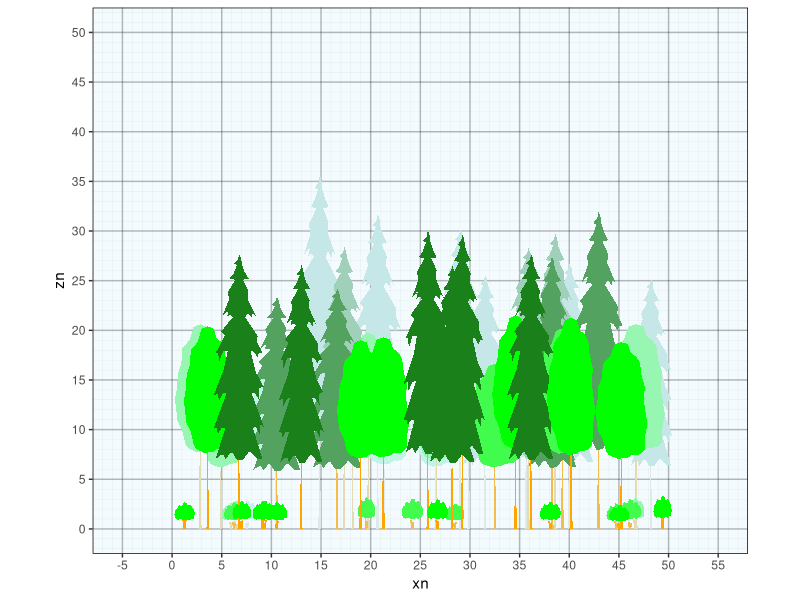

The R source for this figure:
library(dplyr)
library(ggplot2)

setwd(dirname(rstudioapi::getActiveDocumentContext()$path))

make_hex_stand <- function(hects=1, minsize=1){
  #scale larger
  x = (1:(100*hects))
  y = (1:(116*hects))
  set.seed(42)
  m <- merge(x,y) |> as.data.frame()
  m <- m |> mutate(x = ifelse(floor(y/2)==y/2, x-0.5,x), y = round(y*(3^0.5)/2,2), wt=1)
  pref=3
  f= pref^1
  mx1 <- merge(x*f,y*f) |> as.data.frame() |> mutate(x = ifelse(floor(y/2)==y/2, x-f*0.5,x), y = round(y*(3^0.5)/2,2), wt=f^2)  |> subset(x <=100*hects & y <= 100*hects)
  f = pref^2
  mx2 <- merge(x*f,y*f) |> as.data.frame() |> mutate(x = ifelse(floor(y/2)==y/2, x-f*0.5,x), y = round(y*(3^0.5)/2,2), wt=f^2)  |> subset(x <=100*hects & y <= 100*hects)
  f = pref^3
  mx3 <- merge(x*f,y*f) |> as.data.frame() |> mutate(x = ifelse(floor(y/2)==y/2, x-f*0.5,x), y = round(y*(3^0.5)/2,2), wt=f^2)  |> subset(x <=100*hects & y <= 100*hects)
  mm <- rbind(m,mx1,mx2,mx3) |> group_by(x,y) |> summarise(wt=max(wt)) |> as.data.frame()
  mm <- mm |> mutate(x = x*minsize, y = y*minsize)
  colnames(mm) <- c('xp','yp','wt')
  rownames(mm) <- 1:nrow(mm) |> as.numeric()
  mm$stumpid <- rownames(mm)
  return(mm)
}

# ggplot()+
#   geom_point(data=stand, aes(x=x,y=z,size=wt), color='white')+
#   geom_point(data=stand1, aes(x=x,y=z), color='pink', size=0.5) +
#   geom_point(data=stumps, aes(x=x,y=z), color='black', size=0.5)+
#   coord_fixed(ratio = 1)





conifer1 <- read.csv('conifer1.csv') |> data.frame(name='conifer1', fill=rgb(0.1,0.5,0.1), color='darkgreen')
conifer2 <- read.csv('conifer2.csv') |> data.frame(name='conifer2', fill='darkgreen', color='darkgreen')
cloud1 <- read.csv('cloud1.csv') |> data.frame(name='cloud1', fill='green', color='darkgreen')
flattop <- read.csv('flattop.csv') |> data.frame(name='flattop', fill='green', color='darkgreen')
flattop2 <- read.csv('flattop2.csv') |> data.frame(name='flattop2', fill='green', color='darkgreen')
blob <- read.csv('blob.csv') |> data.frame(name='blob', fill='green', color='darkgreen')
palm <- read.csv('palm.csv') |> data.frame(name='palm', fill='green', color='darkgreen')|> mutate(x=round(x,2),y=round(y,2))
trunk <- read.csv('trunk.csv') |> data.frame(name='trunk', fill='orange', color='brown')|> mutate(x=round(x,2),y=round(y,2))
triangle <- data.frame(x=c(-0.5, 0, 0.5),y=c(0, 1, 0), name='triangle', fill='darkgreen', color='darkgreen')
dome <- data.frame(x=c(-1,
                       -0.9,
                       -0.75,
                       -0.5,
                       -0.25,
                       0,
                       0.25,
                       0.5,
                       0.75,
                       0.9,
                       1)/2,
                   y=(c(0,
                        0.5,
                        0.7,
                        0.9,
                        0.95,
                        1.00,
                        0.95,
                        0.9,
                        0.7,
                        0.5,
                        0)), name='dome', fill='green', color='darkgreen')
sticks <- data.frame(x=c(-0.075,-0.13,-0.12,-0.025,-0.005,0.005,0.025,0.12,0.13,0.075),y=c(0,1,1,0,1,1,0,1,1,0), name='sticks', fill='orange', color='brown')


grass <- data.frame(x=c(-0.3, -0.5, -0.1,  0.0,  0.1,  0.5,  0.3), y=c(0,0.85,0,1,0,0.85,0), name='grass', fill='green', color='darkgreen')


forb <- data.frame(x=c(-0.04, -0.04, -0.32, -0.38, -0.45, -0.50, -0.45, -0.38, -0.32, -0.04, -0.04, -0.13, -0.12,  0.00,  0.10,  0.12,  0.03,  0.04,  0.29,  0.34,  0.44,  0.50,  0.43,  0.34,  0.30, 0.04, 0.05, -0.04), 
                          y=c(0, 0.39, 0.57, 0.52, 0.52, 0.61, 0.7, 0.7, 0.61, 0.45, 0.78, 0.82, 0.95, 1, 0.95, 0.82, 0.78, 0.45, 0.68, 0.76, 0.77, 0.68, 0.59, 0.59, 0.63, 0.39, 0, 0), name='forb', fill='green', color='darkgreen')
fern <- data.frame(x=c(-0.09, -0.12, -0.16, -0.22, -0.31, -0.50, -0.28, -0.12, -0.15, -0.10, -0.06, -0.06, -0.13, -0.05, -0.01,  0.06,  0.02,  0.00,  0.03, -0.05, -0.04,  0.02,  0.10,  0.09,  0.24, 0.50,  0.27,  0.17,  0.11,  0.03, -0.03, -0.09), 
                          y=c(0, 0.13, 0.2, 0.1, 0.29, 0.41, 0.43, 0.32, 0.24, 0.15, 0.02, 0.38, 0.44, 0.88, 0.96, 1, 0.94, 0.85, 0.42, 0.38, 0.03, 0.16, 0.28, 0.4, 0.45, 0.44, 0.27, 0.12, 0.25, 0.13, 0, 0), name='fern', fill='green', color='darkgreen')

shapes <- rbind(conifer1,conifer2,cloud1,flattop,flattop2,blob,trunk,triangle,dome,sticks,grass,forb,fern)
colnames(shapes) <- c("x","z","shape","fill","color")
# ggplot() +geom_polygon(data=shapes, aes(x=x,y=z,  group = shape, fill=fill, color=color), alpha=0.8)


ht.max = 5
ht.min = 2
crwd = 2
dbh = 30

colormixer <- function(colorname, mixcolor, p){
  ccc <- col2rgb(colorname)
  ccc <- data.frame(r = ccc[1,],   g = ccc[2,],   b = ccc[3,])
  mmm <- col2rgb(mixcolor)
  new <- ccc |> mutate(r = r*(1-p)+mmm[1,1]*p,
                       g = g*(1-p)+mmm[2,1]*p,
                       b = b*(1-p)+mmm[3,1]*p)
  new <- rgb(new$r/255,new$g/255,new$b/255)
  return(new)
}

make_tree <- function(ht.max, ht.min,crwd,dbh, crshape, stshape){
  crown <- subset(shapes, shape %in% crshape) |> mutate(x=x*crwd, z=z*(ht.max-ht.min)+ht.min, obj='crown')
  base <- subset(shapes, shape %in% stshape) |> mutate(x=x*dbh/100*1.1, z=z*(ht.min), obj='stem') 
  tree = rbind(crown, base)
  tree$ptord <- rownames(tree) |> as.numeric()
  return(tree)}
make_shrub <- function(ht.max, ht.min,crwd, crshape, stshape){
  crown <- subset(shapes, shape %in% crshape)  |> mutate(x=x*crwd, z=z*(ht.max-ht.min)+ht.min, obj='crown')
  base <- subset(shapes, shape %in% stshape) |> mutate(x=x*crwd*0.8, z=z*(ht.min), obj='stem') 
  shrub = rbind(crown, base)
  shrub$ptord <- rownames(shrub) |> as.numeric()
  return(shrub)}

tree <- make_tree(ht.max=20,ht.min=7.5,crwd = 5,dbh = 30, crshape='blob', stshape='trunk') 
tree2 <- make_tree(ht.max=30,ht.min=7.5,crwd = 5,dbh = 30, crshape='conifer1', stshape='trunk')  
shrub <- make_shrub(ht.max=3,ht.min=1,crwd=2, crshape='cloud1', stshape='sticks')  


stand <- make_hex_stand(0.5,1) |> subset(yp >= 0 & yp < 50) |> mutate(wtn = wt, stratid = NA)
strats <- data.frame(stratid = c(1:3), stems = c(20,20,20))
for (i in 1:nrow(strats)){#i=1
  thistrat = strats$stratid[i]
  nstems = strats$stems[i]
  newstumps <- sample(stand$stumpid, size = nstems, prob = stand$wtn)
  stand <- stand |> mutate(wtn = ifelse(stand$stumpid %in% newstumps, 0, wtn), 
                           stratid = ifelse(stand$stumpid %in% newstumps, thistrat,stratid))
}
stumps1 <- stand |> subset(stratid %in% 1)
stumps2 <- stand |> subset(stratid %in% 2)
stumps3 <- stand |> subset(stratid %in% 3)

trees0 <- merge(stumps1, tree) |> mutate(objid = paste0(obj,stumpid))
trees1 <- merge(stumps2, tree2)  |> mutate(objid = paste0(obj,stumpid))
shrubs <- merge(stumps3, shrub)  |> mutate(objid = paste0(obj,stumpid))
plants <- rbind(trees0, trees1, shrubs)

#randomize sizes and positions
plants <- plants |> group_by(stumpid) |> 
  mutate(ht.max = max(z), crwd = max(x)-min(x),
         xpp = xp + runif(1, min = -0.5, max = 0.5),#shift position on grid
         zr = rnorm(1,ht.max, ht.max/10)/ht.max,#deviation in height
         xr = (rnorm(1,ht.max, ht.max/10)/ht.max+rnorm(1,crwd, crwd/10)/crwd)/2,#deviation in width partially related to height
         xn = x*xr+xpp,#resized width and put on new position
         zn = z*zr*(1-1/15))#resized height adjusted downward show that variation is less than max height in the field

#rearrange stems depth drawing order
plants <- plants |> arrange(yp,stumpid, objid, ptord)
ypmax <- max(plants$yp)
ypmin <- min(plants$yp)
ypwid <- ypmax-ypmin
plants <- plants |> mutate(slice = case_when(yp < ypmin+ypwid/4 ~ 0,
                                   yp < ypmin+2*ypwid/4 ~ 1,
                                   yp < ypmin+3*ypwid/4 ~ 2,
                                   TRUE ~ 3))

crowns0 <- plants |> subset(slice == 0 & obj %in% 'crown') |> 
  mutate(fill=colormixer(fill, "#D9F2FF", 0.9), color=colormixer(color, "#D9F2FF", 0.9))
crowns1 <- plants |> subset(slice == 1 & obj %in% 'crown') |> 
  mutate(fill=colormixer(fill, "#D9F2FF", 0.7), color=colormixer(color, "#D9F2FF", 0.7))
crowns2 <- plants |> subset(slice == 2 & obj %in% 'crown')|> 
  mutate(fill=colormixer(fill, "#D9F2FF", 0.3), color=colormixer(color, "#D9F2FF", 0.3))
crowns3 <- plants |> subset(slice == 3 & obj %in% 'crown')

stems0 <- plants |> subset(slice == 0 & obj %in% 'stem')|> 
  mutate(fill=colormixer(fill, "#D9F2FF", 0.9), color=colormixer(color, "#D9F2FF", 0.9))
stems1 <- plants |> subset(slice == 1 & obj %in% 'stem')|> 
  mutate(fill=colormixer(fill, "#D9F2FF", 0.7), color=colormixer(color, "#D9F2FF", 0.7))
stems2 <- plants |> subset(slice == 2 & obj %in% 'stem')|> 
  mutate(fill=colormixer(fill, "#D9F2FF", 0.3), color=colormixer(color, "#D9F2FF", 0.3))
stems3 <- plants |> subset(slice == 3 & obj %in% 'stem')

plants2 <- rbind(crowns0,crowns1,crowns2,crowns3,stems0,stems1,stems2,stems3)

# ggplot()+
#   geom_point(aes(x=1,y=1))+  
#   theme(panel.background = element_rect(fill = rgb(0.4,0.6,0.5)))

pcolor <- plants2$color |> unique() |> sort()
pfill <- plants2$fill |> unique()|> sort()



ggplot() +
  geom_polygon(data=stems0, aes(x=xn,y=zn,group=objid, fill=fill, color=color), alpha=1, linewidth=0.01)+
  geom_polygon(data=crowns0, aes(x=xn,y=zn,group=objid, fill=fill, color=color), alpha=1, linewidth=0.01)+
  geom_polygon(data=stems1, aes(x=xn,y=zn,group=objid, fill=fill, color=color), alpha=1, linewidth=0.01)+
  geom_polygon(data=crowns1, aes(x=xn,y=zn,group=objid, fill=fill, color=color), alpha=1, linewidth=0.01)+
  geom_polygon(data=stems2, aes(x=xn,y=zn,group=objid, fill=fill, color=color), alpha=1, linewidth=0.01)+
  geom_polygon(data=crowns2, aes(x=xn,y=zn,group=objid, fill=fill, color=color), alpha=1, linewidth=0.01)+
  geom_polygon(data=stems3, aes(x=xn,y=zn,group=objid, fill=fill, color=color), alpha=1, linewidth=0.01)+
  geom_polygon(data=crowns3, aes(x=xn,y=zn,group=objid, fill=fill, color=color), alpha=1, linewidth=0.01)+
  scale_fill_manual(values=pfill)+
  scale_color_manual(values=pcolor)+
  theme(legend.position = "none", 
        panel.background = element_rect(fill = rgb(0.85,0.95,1,0.3),
                                        colour = "black",
                                        linewidth = 0.5, linetype = "solid"),
        panel.grid.major = element_line(linewidth = 0.5, linetype = 'solid',
                                        colour = rgb(0.1, 0.1, 0.1, 0.3)), 
        panel.grid.minor = element_line(linewidth = 0.1, linetype = 'solid',
                                        colour = rgb(0.1, 0.1, 0.1, 0.1))
  )+
  coord_fixed(ratio = 1)+
  scale_y_continuous(trans='identity', breaks = c(-10:(120/5))*5,minor_breaks = c(-10:(120)), limits = c(0,50))+
  scale_x_continuous(breaks = c(-10:(120/5))*5, minor_breaks = c(-10:(120)), limits = c(-5,55))
